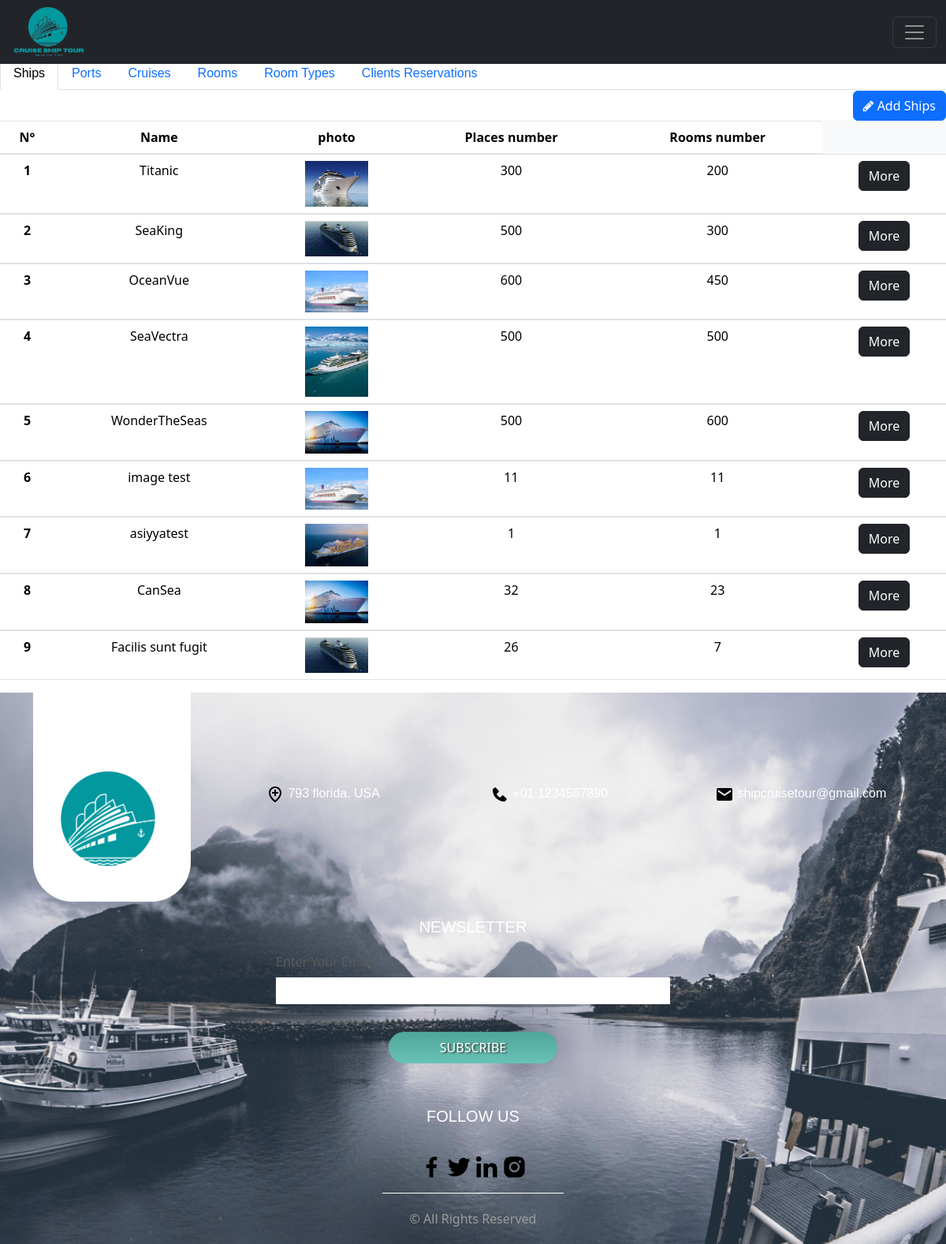
/ships (signed in), run on an earlier commit of the app's database.
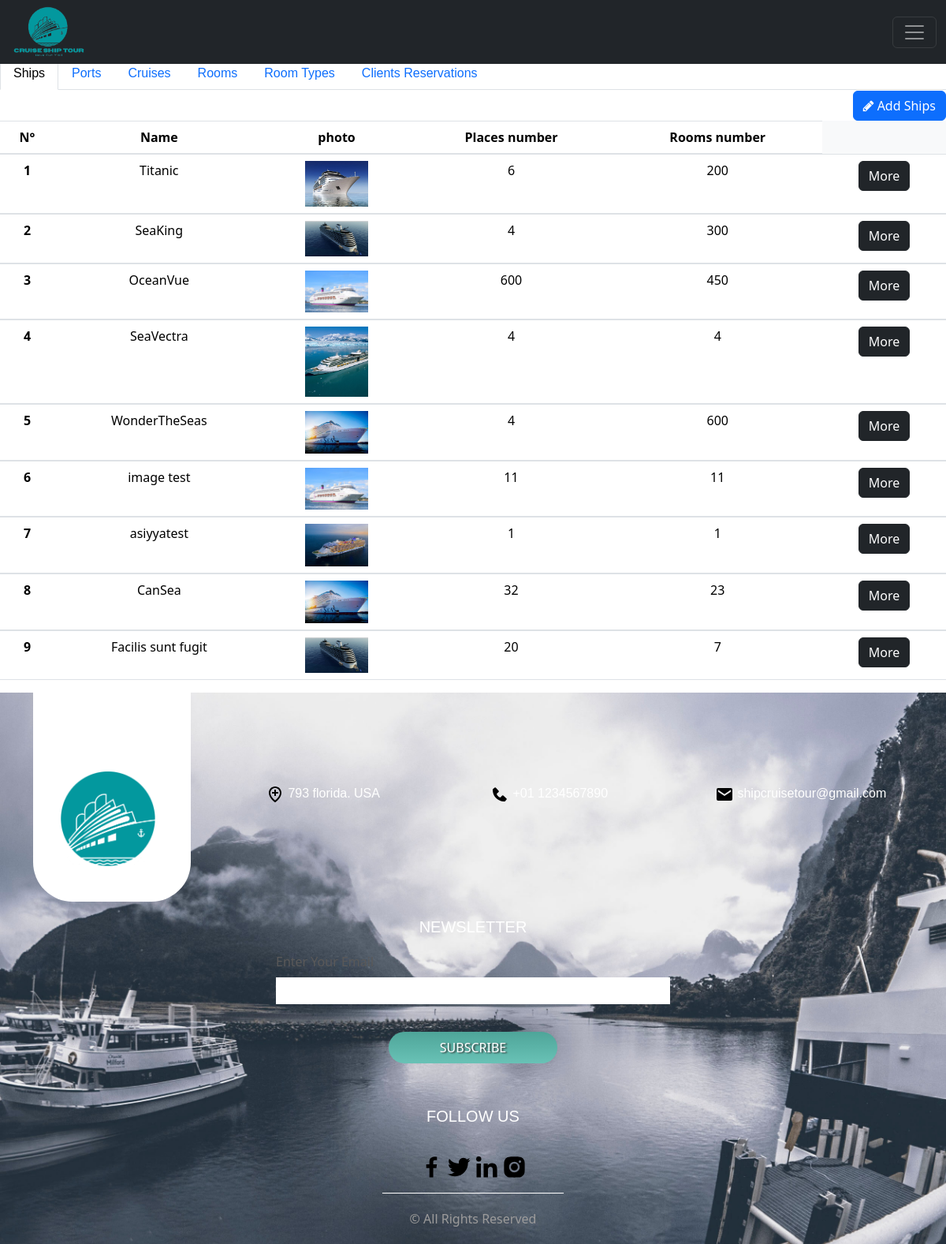
And on a later commit of the database.
### tables this page shows
CREATE TABLE `ships` (
  `id` int(2) NOT NULL,
  `nom` varchar(20) NOT NULL,
  `nombre_chambres` int(2) NOT NULL,
  `nombre_places` int(2) NOT NULL,
  `image` varchar(255) NOT NULL
);

### app/controllers/Ships.php (called while the page is built, shortened)
<?php
  class Ships extends Controller{
  protected $shipModel;
    public function __construct(){
      $this->shipModel = $this->model('Ship');
    }
    public function index(){
      $ships = $this->shipModel->getShips();
      $data = [
        'ships' => $ships
      ];
      $this->view('ships/index', $data);
    }
  }

### app/libraries/Core.php (called while the page is built, shortened)
<?php
  class Core {
    protected $currentMethod = 'index';
    public function __construct(){
      $url = $this->getUrl();
            if(file_exists('../app/controllers/'.ucwords($url[0]).'.php')){
        unset($url[0]);
      }
      $this->currentController = new $this->currentController;
      $this->params = $url ? array_values($url) : [];
      call_user_func_array([$this->currentController, $this->currentMethod], $this->params);
    }
    public function getUrl(){
        if(isset($_GET['url'])){
          $url = rtrim($_GET['url'], '/');
          $url = filter_var($url, FILTER_SANITIZE_URL);
          $url = explode('/', $url);
          return $url;
        }
    }
  }

### public/index.php (called while the page is built, shortened)
<?php
  $init = new Core;

### app/libraries/Database.php (called while the page is built, shortened)
<?php
class Database {
	private $host = DB_HOST;
	private $user = DB_USER;
	private $pass = DB_PASS;
	private $dbname = DB_NAME;
	private $dbh;
	private $stmt;
	public function __construct() {
		$dsn = 'mysql:host=' . $this->host . ';dbname=' . $this->dbname;
		$options = array (
			PDO::ATTR_PERSISTENT => true,
			PDO::ATTR_ERRMODE => PDO::ERRMODE_EXCEPTION
		);
		try {
			$this->dbh = new PDO ($dsn, $this->user, $this->pass, $options);
		}
		catch ( PDOException $e ) {
			$this->error = $e->getMessage();
		}
	}
	public function query($query) {
		 $this->stmt = $this->dbh->prepare($query);
	}
	public function execute(){
		return $this->stmt->execute();
	}
	public function resultset(){
		$this->execute();
		return $this->stmt->fetchAll(PDO::FETCH_OBJ);
	}
}

### app/models/Ship.php (called while the page is built, shortened)
<?php
  class Ship {
    private $db;
    public function __construct(){
      $this->db = new Database;
    }
    public function getShips(){
      $this->db->query("SELECT *
                        FROM ships");
      $results = $this->db->resultset();
      return $results;
    }
  }

### app/views/ships/index.php (the view, shortened to what this page needs)
<?php require APPROOT . '/views/inc/header.php'; ?>
 <nav>
  <div class="nav nav-tabs" id="nav-tab" role="tablist">
    <a class="nav-link active" >Ships</a>
    <a class="nav-link" href="<?= URLROOT; ?>/ports">Ports</a>
    <a class="nav-link" href="<?= URLROOT; ?>/cruises">Cruises</a>
    <a class="nav-link " href="<?= URLROOT; ?>/rooms">Rooms</a>
    <a class="nav-link " href="<?= URLROOT; ?>/roomtypes">Room Types</a>
    <a class="nav-link " href="<?= URLROOT; ?>/clientsreservations">Clients Reservations</a>
  </div>
</nav>
<div class="tab-content" id="nav-tabContent">
  <div class="tab-pane fade show active" id="nav-home" role="tabpanel" aria-labelledby="nav-home-tab" tabindex="0">
  <table class="table bg-light ">
  <div class="col-md-6 ">
    </div>
  <div class="col-ml-6">
      <a class="btn btn-primary pull-right" href="<?php echo URLROOT; ?>/ships/add"><i class="fa fa-pencil" aria-hidden="true"></i> Add Ships</a>
    </div>
  <thead class="text-center">
    <tr>
      <th scope="col">N°</th>
      <th scope="col">Name</th>
      <th scope="col">photo</th>
      <th scope="col">Places number</th>
      <th scope="col">Rooms number</th>
    </tr>
  </thead>
  <?php foreach($data['ships'] as $ship) : ?>
  <tbody class="text-center">
    <tr>
      <th scope="row" class="counterCell"></th>
      <td><?php echo $ship->nom; ?></td>
      <td><img src="./<?php echo $ship->image; ?>" width="80px"></td>
      <td><?php echo $ship->nombre_places; ?></td>
      <td><?php echo $ship-> nombre_chambres; ?></td>
      <td>  <a class="btn btn-dark" href="<?php echo URLROOT; ?>/ships/show/<?php echo $ship->id; ?>">More</a>
</td>
   </tr>
  </tbody>
  <?php endforeach; ?>
</table>
  </div>
</div>
<?php require APPROOT . '/views/inc/footer.php'; ?>

What changed in the data, as far as the page shows it:
changed ships "Titanic": nombre_places "300" → "6"
changed ships "SeaKing": nombre_places "500" → "4"
changed ships "SeaVectra": nombre_places "500" → "4"; nombre_chambres "500" → "4"
changed ships "WonderTheSeas": nombre_places "500" → "4"
changed ships "Facilis sunt fugit": nombre_places "26" → "20"
